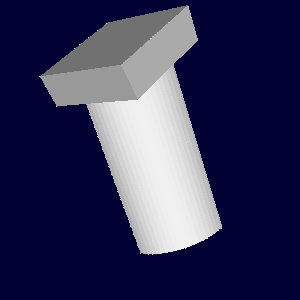

The script that drew this image:
#!/usr/bin/env python

# Read partitioned Exodus file, clip it, write with vtkIOSSWriter, read back, and render.

import os
import tempfile

import vtkmodules.vtkInteractionStyle  # noqa: F401
import vtkmodules.vtkRenderingFreeType  # noqa: F401
import vtkmodules.vtkRenderingOpenGL2  # noqa: F401

from vtkmodules.vtkCommonDataModel import vtkPlane
from vtkmodules.vtkFiltersGeneral import vtkTableBasedClipDataSet
from vtkmodules.vtkFiltersGeometry import vtkDataSetSurfaceFilter
from vtkmodules.vtkIOIOSS import vtkIOSSReader, vtkIOSSWriter
from vtkmodules.vtkRenderingCore import (
    vtkActor,
    vtkCompositePolyDataMapper,
    vtkRenderWindow,
    vtkRenderWindowInteractor,
    vtkRenderer,
)

# Source
data_dir = os.environ.get("VPE_DATA_DIR", os.path.dirname(os.path.abspath(__file__)))

# Read partitioned Exodus file
reader_0 = vtkIOSSReader()
reader_0.SetFileName(os.path.join(data_dir, "Exodus", "can.e.4", "can.e.4.0"))
reader_0.UpdateInformation()
reader_0.GetElementBlockSelection().EnableAllArrays()
reader_0.GetNodeSetSelection().EnableAllArrays()
reader_0.GetSideSetSelection().EnableAllArrays()

# Clip
clip_plane = vtkPlane()
clip_plane.SetNormal(1, 0, 0)
clip_plane.SetOrigin(0.21706008911132812, 4, -5.110947132110596)

clip_filter = vtkTableBasedClipDataSet()
clip_filter.SetClipFunction(clip_plane)
clip_filter.SetInputConnection(reader_0.GetOutputPort())

# Write clipped result
temp_dir = tempfile.mkdtemp()
ofname = os.path.join(temp_dir, "test_ioss_exodus_parallel_writer.ex2")

ioss_writer = vtkIOSSWriter()
ioss_writer.SetFileName(ofname)
ioss_writer.SetInputConnection(clip_filter.GetOutputPort())
ioss_writer.PreserveOriginalIdsOn()
ioss_writer.Write()

# Read back
ioss_reader = vtkIOSSReader()
ioss_reader.ReadAllFilesToDetermineStructureOn()
ioss_reader.SetFileName(ofname)
ioss_reader.UpdateInformation()
ioss_reader.GetElementBlockSelection().EnableAllArrays()
ioss_reader.GetNodeSetSelection().EnableAllArrays()
ioss_reader.GetSideSetSelection().EnableAllArrays()

# Extract surface
surface_filter = vtkDataSetSurfaceFilter()
surface_filter.SetInputConnection(ioss_reader.GetOutputPort())

# Mapper
surface_mapper = vtkCompositePolyDataMapper()
surface_mapper.SetInputConnection(surface_filter.GetOutputPort())

# Actor
actor = vtkActor()
actor.SetMapper(surface_mapper)

# Renderer
renderer = vtkRenderer()
renderer.AddActor(actor)
renderer.SetBackground(0.0, 0.0, 0.2)

# Render window
render_window = vtkRenderWindow()
render_window.AddRenderer(renderer)
render_window.SetWindowName("ioss exodus parallel writer")
render_window.SetMultiSamples(0)
render_window.SetSize(300, 300)

# Interactor
interactor = vtkRenderWindowInteractor()
interactor.SetRenderWindow(render_window)

# Scene
camera = renderer.GetActiveCamera()
camera.SetPosition(10.0, 10.0, 5.0)
camera.SetViewUp(0.0, 0.4, 1.0)
renderer.ResetCamera()

interactor.Initialize()
interactor.Start()
